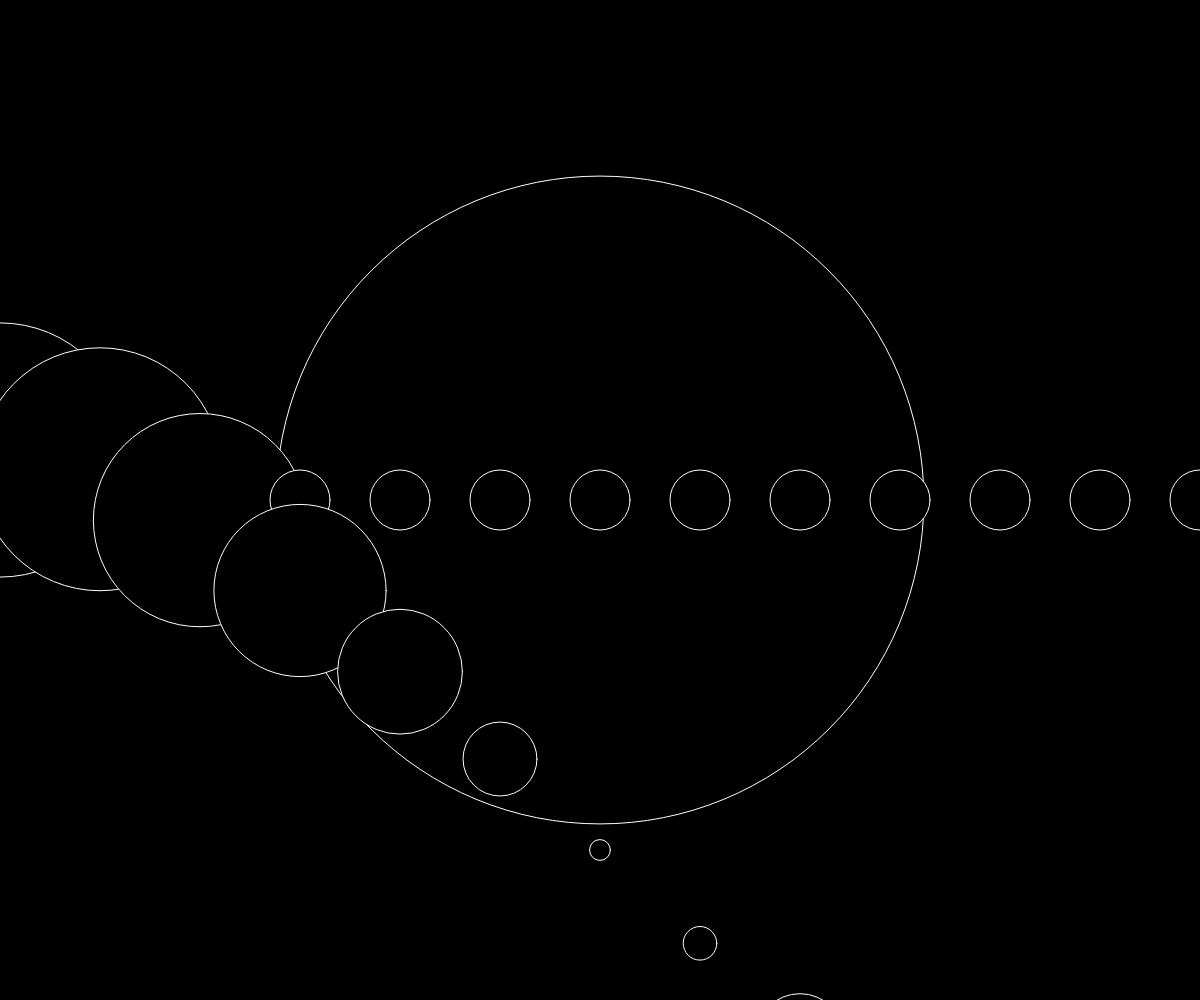
Frame 1 (no input)
Frame 60 (no input): identical to frame 1, image omitted
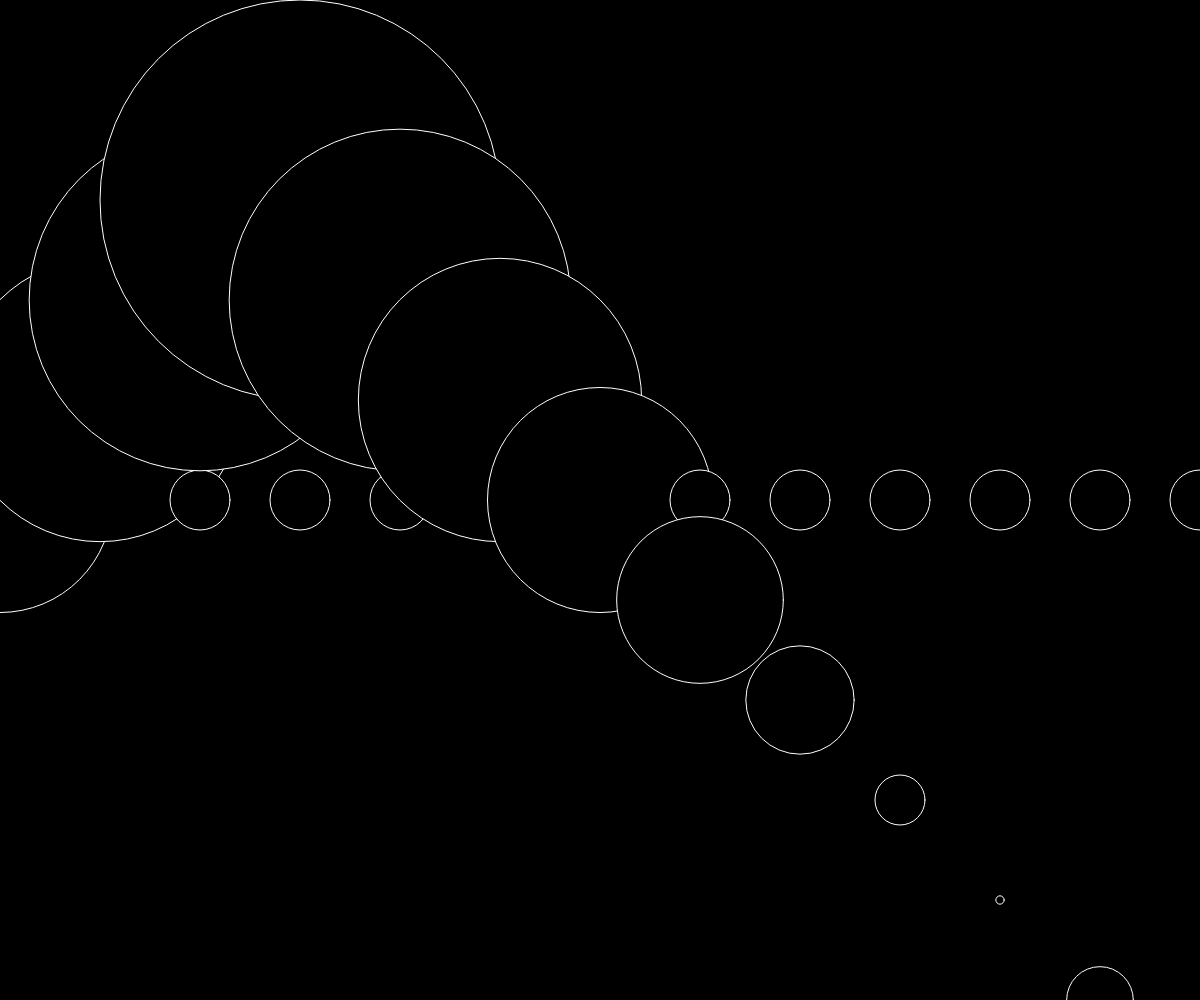
Frame 120 (the mouse pressed at the canvas centre since frame 60)

The p5.js sketch that drew these frames (run headless with seeded random() and noise() and a simulated clock; from frame 60 on, the mouse is pressed at the canvas centre):

// p5.js sketch
// ── sketch.js
function setup() {
  createCanvas(windowWidth, windowHeight);
}

function draw() {
  background(0);
  fill(0);
  stroke(255);

//

// Distanz des Zentrums der Ellipse zur Maus messen
let distanz = dist(mouseX, mouseY, width/2, height/2); // Abstand zwischen Maus und Mittelpunkt des Canvas
console.log(distanz);
durchmesser = map(distanz, 0, width/2, 10, 500); // je näher die Maus am Mittelpunkt, desto größer der Durchmesser
    ellipse(width/2, height/2, durchmesser, durchmesser);//


   for(let i=0; i<20; i=i+1 ){ // i++ ist das gleiche wie i = i+1
  let distanzNeu = dist(mouseX, mouseY, i*200, height/2); // Abstand zwischen Maus und Mittelpunkt der Ellipse
  let yPos = map(distanzNeu, 0, width, -300, 300); 
  // Plan Durchmesser der Ellipse abhängig von der Mausposition ändern
  // je weiter die Maus von der Ellipse entfernt ist, desto kleiner der Durchmesser
  let d = map(distanzNeu, 0, width, 400, 50);  
  // je näher die Maus an der Ellipse, desto größer der Durchmesser
    ellipse(i * 100, height / 2, 60, 60);
    ellipse(i * 100, height / 2 +yPos, d, d);

// Plan: Durchmesser der Ellipse abhängig von der Mausposition ändern
// wenn sich etwas ändern soll, muss es eine Variabel (let) geben



  }

  

}
